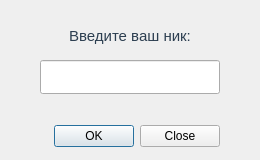
<?xml version="1.0" encoding="UTF-8"?>
<ui version="4.0">
 <class>username</class>
 <widget class="QDialog" name="username">
  <property name="geometry">
   <rect>
    <x>0</x>
    <y>0</y>
    <width>260</width>
    <height>160</height>
   </rect>
  </property>
  <property name="windowTitle">
   <string>Чат</string>
  </property>
  <property name="autoFillBackground">
   <bool>false</bool>
  </property>
  <widget class="QDialogButtonBox" name="buttonBox">
   <property name="geometry">
    <rect>
     <x>40</x>
     <y>120</y>
     <width>180</width>
     <height>32</height>
    </rect>
   </property>
   <property name="whatsThis">
    <string>&lt;html&gt;&lt;head/&gt;&lt;body&gt;&lt;p&gt;&lt;br/&gt;&lt;/p&gt;&lt;/body&gt;&lt;/html&gt;</string>
   </property>
   <property name="orientation">
    <enum>Qt::Horizontal</enum>
   </property>
   <property name="standardButtons">
    <set>QDialogButtonBox::Close|QDialogButtonBox::Ok</set>
   </property>
  </widget>
  <widget class="QLineEdit" name="lineEdit">
   <property name="geometry">
    <rect>
     <x>40</x>
     <y>60</y>
     <width>180</width>
     <height>34</height>
    </rect>
   </property>
  </widget>
  <widget class="QLabel" name="label">
   <property name="geometry">
    <rect>
     <x>40</x>
     <y>20</y>
     <width>180</width>
     <height>32</height>
    </rect>
   </property>
   <property name="text">
    <string>&lt;html&gt;&lt;head/&gt;&lt;body&gt;&lt;p align=&quot;center&quot;&gt;&lt;span style=&quot; font-size:11pt; color:#2c3e50;&quot;&gt;Введите ваш ник:&lt;/span&gt;&lt;/p&gt;&lt;/body&gt;&lt;/html&gt;</string>
   </property>
  </widget>
 </widget>
 <resources/>
 <connections>
  <connection>
   <sender>buttonBox</sender>
   <signal>accepted()</signal>
   <receiver>username</receiver>
   <slot>accept()</slot>
   <hints>
    <hint type="sourcelabel">
     <x>248</x>
     <y>254</y>
    </hint>
    <hint type="destinationlabel">
     <x>157</x>
     <y>274</y>
    </hint>
   </hints>
  </connection>
  <connection>
   <sender>buttonBox</sender>
   <signal>rejected()</signal>
   <receiver>username</receiver>
   <slot>reject()</slot>
   <hints>
    <hint type="sourcelabel">
     <x>316</x>
     <y>260</y>
    </hint>
    <hint type="destinationlabel">
     <x>286</x>
     <y>274</y>
    </hint>
   </hints>
  </connection>
 </connections>
</ui>
